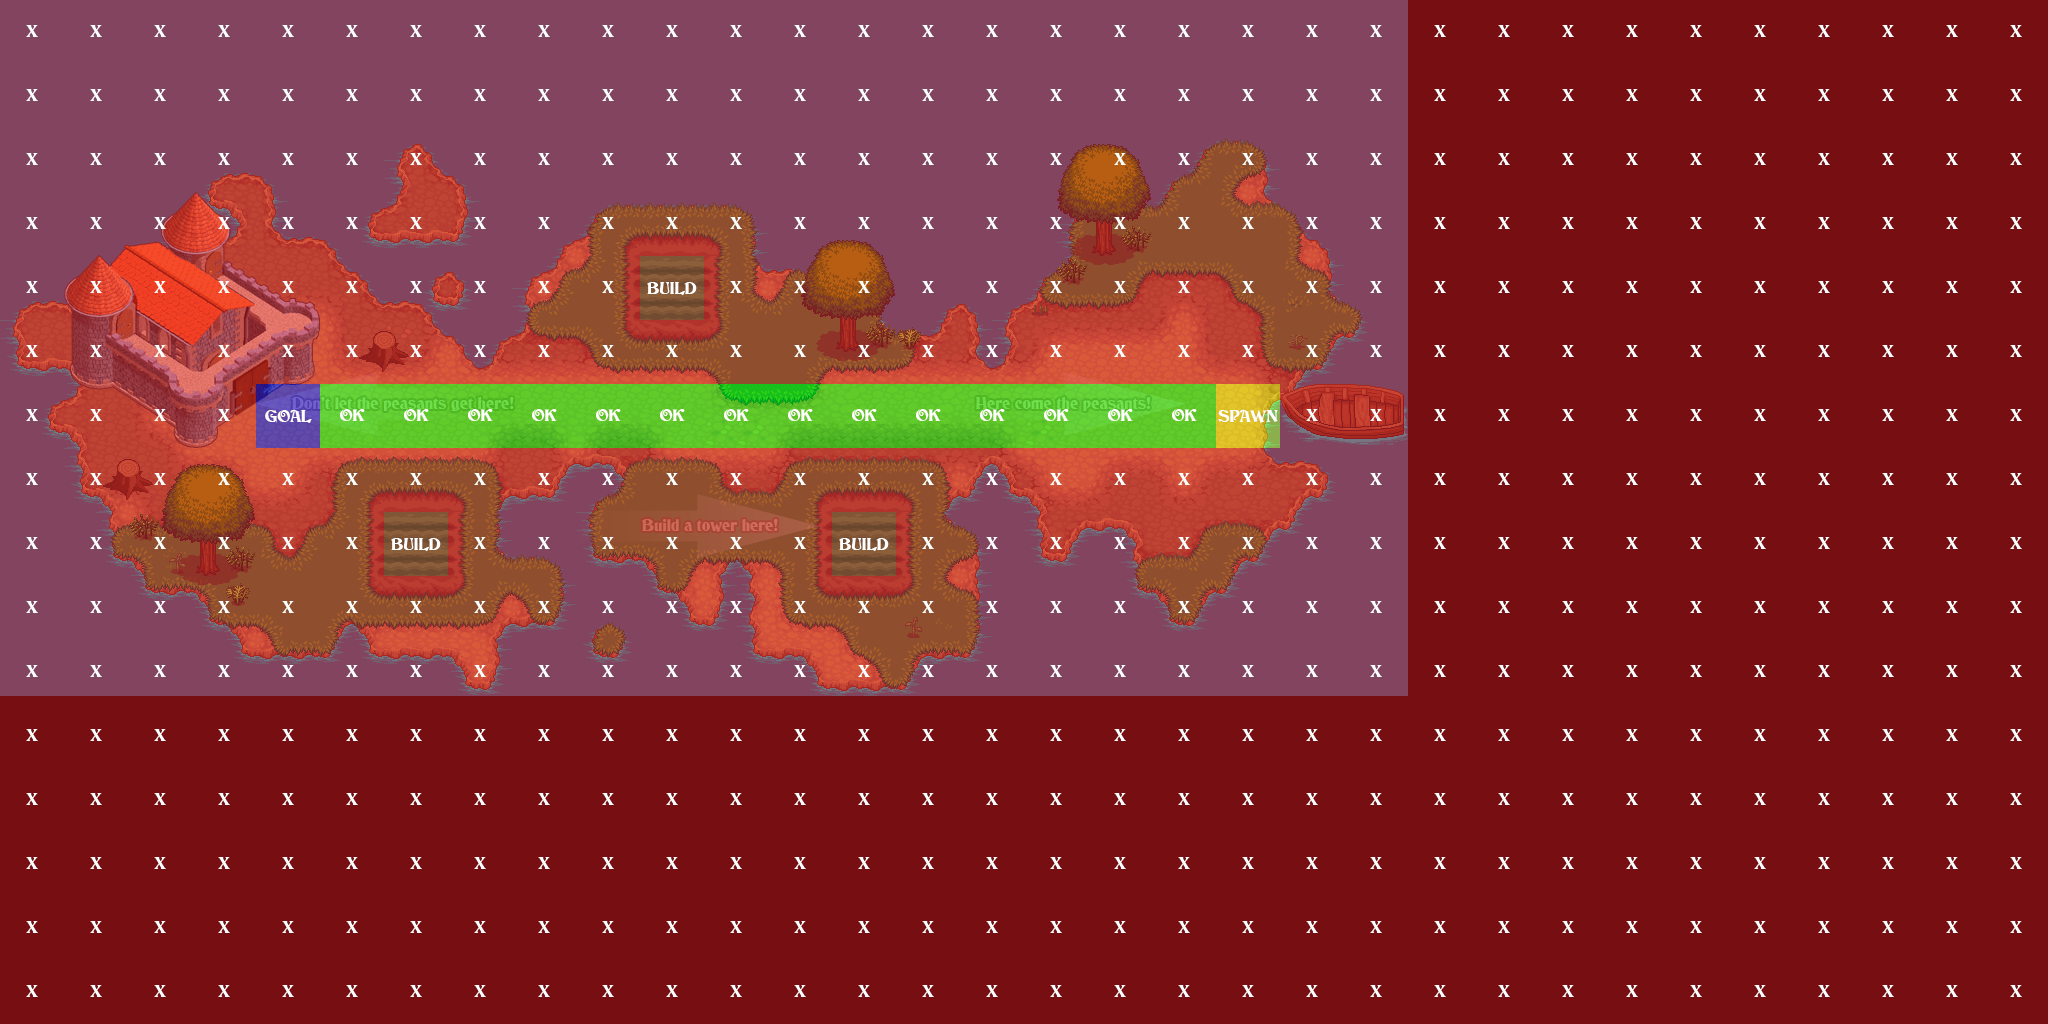

Below is a game level as drawn by its tile map, then a one-line description and the .tmx that defines it (tile-layer data replaced by summaries):
An orthogonal 32x16 tile map with 64x64 px tiles, 1 tile layer (AI), 1 image layer.

<map version="1.0" orientation="orthogonal" width="32" height="16" tilewidth="64" tileheight="64">
 <tileset firstgid="1" name="AI" tilewidth="64" tileheight="64">
  <image source="AI-DATA.png" width="256" height="256" />
 </tileset>
 <imagelayer name="Terrain" width="32" height="16">
  <image source="level0.png" />
 </imagelayer>
 <layer name="AI" width="32" height="16">
  <data>[512 cells, 512 non-empty, 5 distinct tile ids]</data>
 </layer>
</map>